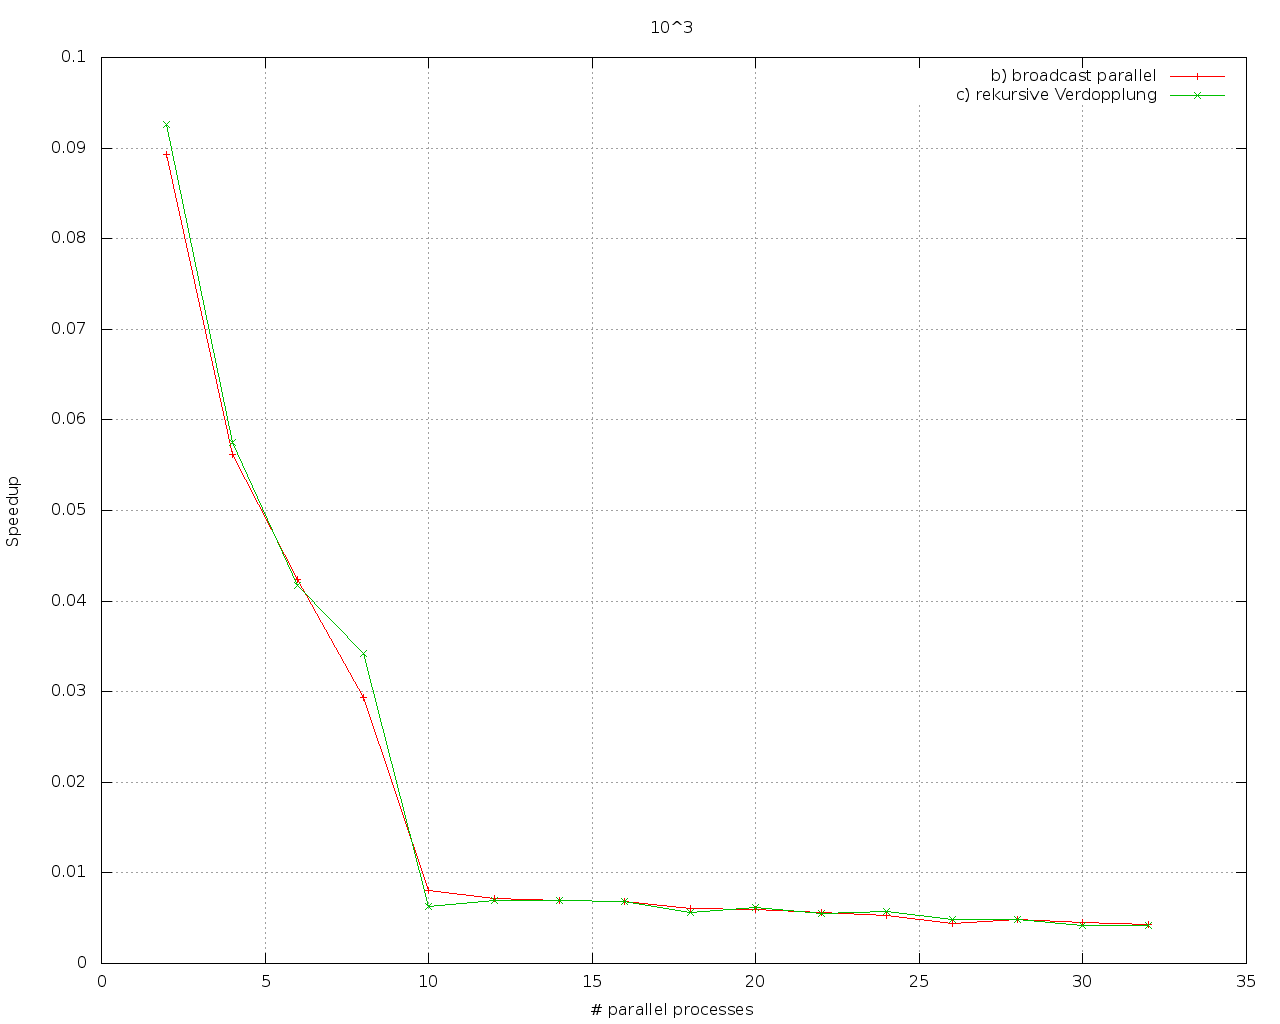

Here is the gnuplot script that generated this plot:
set terminal png size 1280,1024
set output './10p3.png'
set xlabel '# parallel processes'
set ylabel 'Speedup'
set style data linespoints
set grid
set title '10^3'
plot './ex1b_10p3_speedup.csv' title 'b) broadcast parallel', './ex1c_10p3_speedup.csv' title 'c) rekursive Verdopplung'
